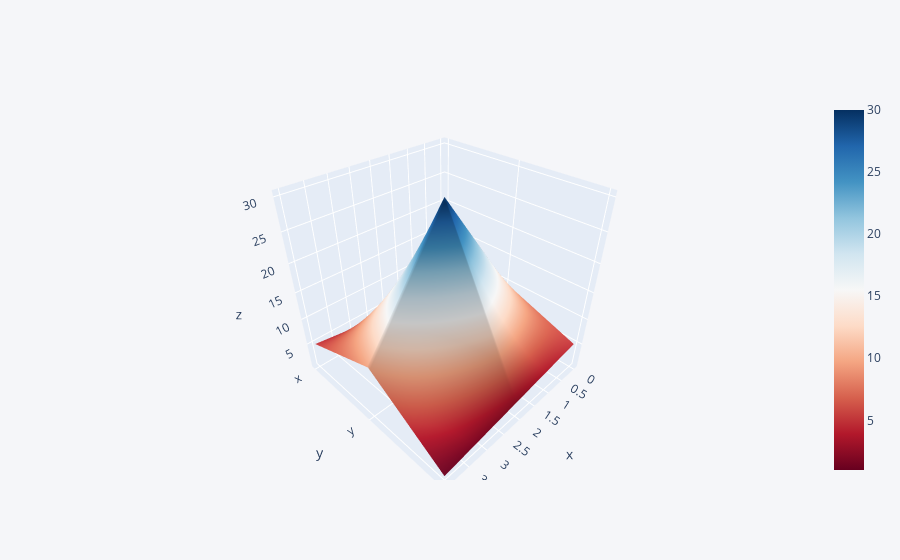

This figure's notebook cell:
### Markdown cell above
<a id='surface'></a>
## 3D Surface

### Code cell
df3 = pd.DataFrame({'x':[1,2,3,4,5],'y':[10,20,30,20,10],'z':[5,4,3,2,1]})
df3.iplot(kind = 'surface', colorscale = 'RdBu')

### Figure 1 — Plotly figure (JSON) as saved in the notebook; plotly's stock layout.template omitted (floating-point values rounded to 4 significant figures)
{"data": [{"colorscale": [[0, "rgb(103,0,31)"], [0.1, "rgb(178,24,43)"], [0.2, "rgb(214,96,77)"], [0.3, "rgb(244,165,130)"], [0.4, "rgb(253,219,199)"], [0.5, "rgb(247,247,247)"], [0.6, "rgb(209,229,240)"], [0.7, "rgb(146,197,222)"], [0.8, "rgb(67,147,195)"], [0.9, "rgb(33,102,172)"], [1, "rgb(5,48,97)"]], "type": "surface", "x": [0, 1, 2, 3, 4], "y": ["x", "y", "z"], "z": [[1, 2, 3, 4, 5], [10, 20, 30, 20, 10], [5, 4, 3, 2, 1]]}], "layout": {"legend": {"bgcolor": "#F5F6F9", "font": {"color": "#4D5663"}}, "paper_bgcolor": "#F5F6F9", "plot_bgcolor": "#F5F6F9", "title": {"font": {"color": "#4D5663"}}, "xaxis": {"gridcolor": "#E1E5ED", "showgrid": true, "tickfont": {"color": "#4D5663"}, "title": {"font": {"color": "#4D5663"}, "text": ""}, "zerolinecolor": "#E1E5ED"}, "yaxis": {"gridcolor": "#E1E5ED", "showgrid": true, "tickfont": {"color": "#4D5663"}, "title": {"font": {"color": "#4D5663"}, "text": ""}, "zerolinecolor": "#E1E5ED"}}}
